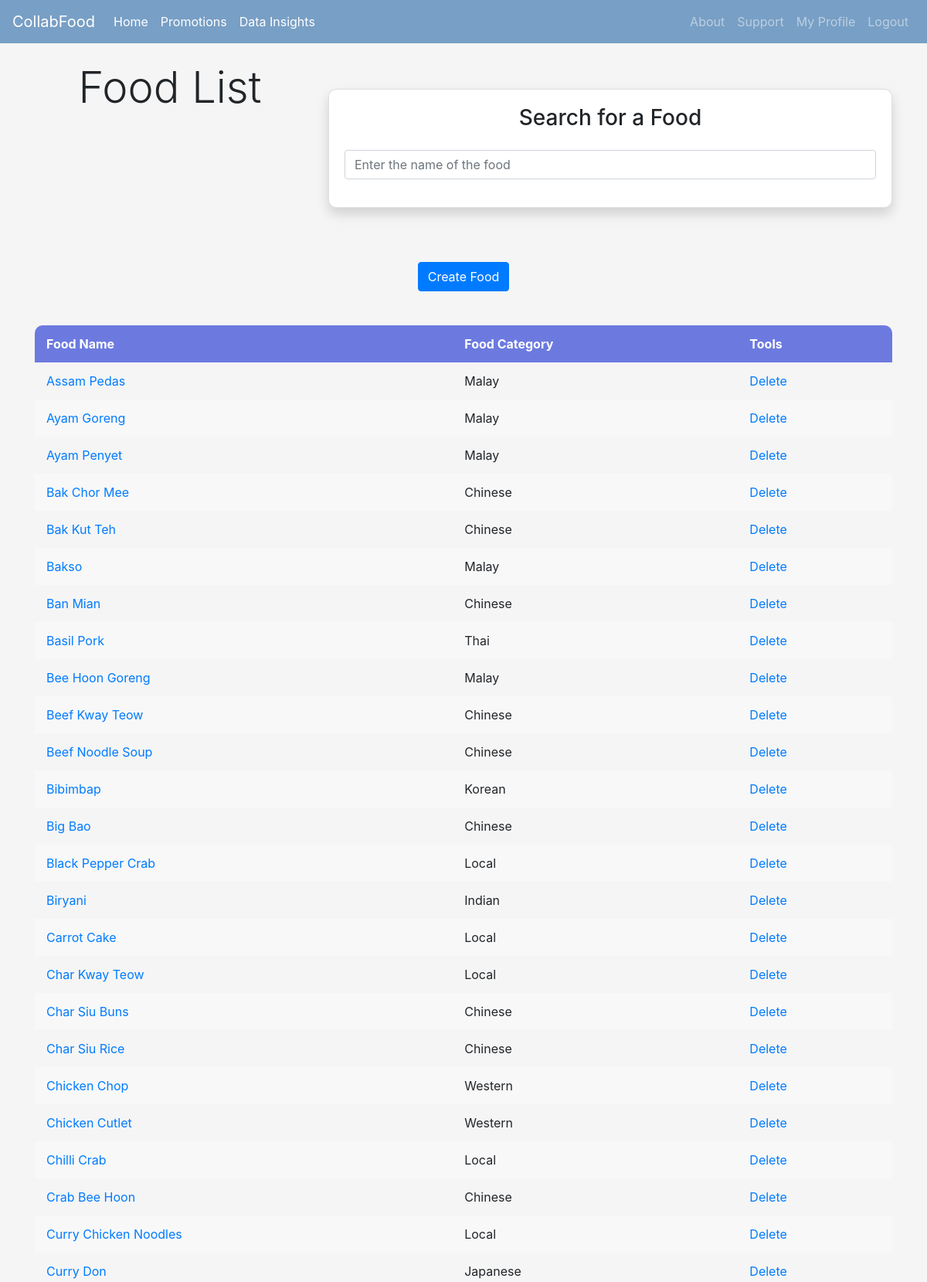
/searchfood (signed in, upper part), run on the app's committed database.
### Homepage/models.py (models this page shows, shortened)
class Food(models.Model):
	foodName = models.CharField(max_length=50)
	foodCategory = models.ForeignKey(FoodCategory, on_delete=models.SET_NULL, null=True)
	categoryName = models.CharField(max_length=30)
	dietary_restrictions = MultiSelectField(choices=DIETARY_RESTRICTIONS, max_choices=3, validators=[MaxValueValidator(3)], null=True, blank=True)
	location = models.CharField(max_length=50, blank=True, null=True)

class FoodCategory(models.Model):
	categoryName = models.CharField(max_length=30)
	adminID = models.IntegerField()

### Homepage/views.py (the view)
# urls.py: path('searchfood',views.search_food,name='searchfood'),
@login_required
def search_food(request):
	user_type = UserType.objects.get(user=request.user)
	food = Food.objects.all()
	context = {'user_type': user_type, 'food':food}
	return render(request, 'searchfood.html', context)

### Homepage/templates/searchfood.html (shortened to what this page needs)
{% extends 'base.html' %}
{% block content %}
<div class="row">
    <div class="col-md-4">
        <h1 class="text-center display-4">Food List</h1><br>
    </div>
    <div class="col-md-8">
        <div class="card shadow">
        <div class="card-body">
            <h3 class="text-center mb-4">Search for a Food</h3>
            <div class="form-group">
            <input class="form-control" id="searchFood" type="text" placeholder="Enter the name of the food">
            </div>
        </div>
        </div>
    </div>
</div>
<div style="text-align: center; margin-bottom: 20px;">
    <a class="btn btn-primary" href="{% url 'createfood' %}">Create Food</a><br><br>
</div>
<table class="table-hover">
  <thead style="color: #fff; background-color: #6c7ae0;">
    <tr>
      <th scope="col">Food Name</th>
      <th scope="col">Food Category</th>
      <th scope="col">Tools</th>
    </tr>
  </thead>
  <tbody id="Category">
  	{% if food %}
  		{% for item in food%}
  			<tr>
  			<td scope="row"><a href="{% url 'viewfood' item.id %}">{{ item.foodName }}</a></td>
            <td scope="row">{{ item.foodCategory.categoryName }}</td>
            <td><a href="{% url 'deletefood' item.id %}">Delete</a><br></td>
        </tr>
  		{% endfor %}
  	{% endif %}
  </tbody>
</table>
{% endblock %}

### Homepage/templates/searchfood.html (style rules this page uses)
.card { border-radius: 10px; margin-top: 35px; margin-bottom: 70px; }
table { border-collapse: collapse; width: 100%; border-radius: 10px; overflow: hidden; border: none; }
th, td { padding: 12px 15px; text-align: left; border-bottom: 1px solid #ddd; border: none; }
th { border-top: 1px solid #ddd; }
tbody tr:nth-child(even) { background-color: #F8F8F8; }
table td, table th { border: none; }

### data on the page
Food: foodName "Assam Pedas", foodCategory.categoryName "Malay"
Food: foodName "Ayam Goreng", foodCategory.categoryName "Malay"
Food: foodName "Ayam Penyet", foodCategory.categoryName "Malay"
Food: foodName "Bak Chor Mee", foodCategory.categoryName "Chinese"
Food: foodName "Bak Kut Teh", foodCategory.categoryName "Chinese"
Food: foodName "Bakso", foodCategory.categoryName "Malay"
Food: foodName "Ban Mian", foodCategory.categoryName "Chinese"
Food: foodName "Basil Pork", foodCategory.categoryName "Thai"
Food: foodName "Bee Hoon Goreng", foodCategory.categoryName "Malay"
Food: foodName "Beef Kway Teow", foodCategory.categoryName "Chinese"
Food: foodName "Beef Noodle Soup", foodCategory.categoryName "Chinese"
Food: foodName "Bibimbap", foodCategory.categoryName "Korean"
Food: foodName "Big Bao", foodCategory.categoryName "Chinese"
Food: foodName "Black Pepper Crab", foodCategory.categoryName "Local"
Food: foodName "Biryani", foodCategory.categoryName "Indian"
Food: foodName "Carrot Cake", foodCategory.categoryName "Local"
Food: foodName "Char Kway Teow", foodCategory.categoryName "Local"
Food: foodName "Char Siu Buns", foodCategory.categoryName "Chinese"
Food: foodName "Char Siu Rice", foodCategory.categoryName "Chinese"
Food: foodName "Chicken Chop", foodCategory.categoryName "Western"
Food: foodName "Chicken Cutlet", foodCategory.categoryName "Western"
Food: foodName "Chilli Crab", foodCategory.categoryName "Local"
Food: foodName "Crab Bee Hoon", foodCategory.categoryName "Chinese"
Food: foodName "Curry Chicken Noodles", foodCategory.categoryName "Local"
Food: foodName "Curry Don", foodCategory.categoryName "Japanese"
